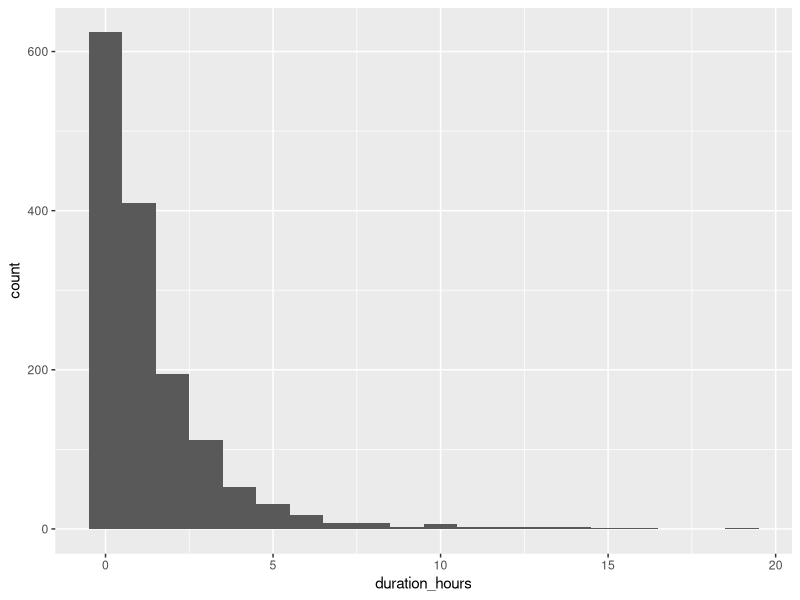
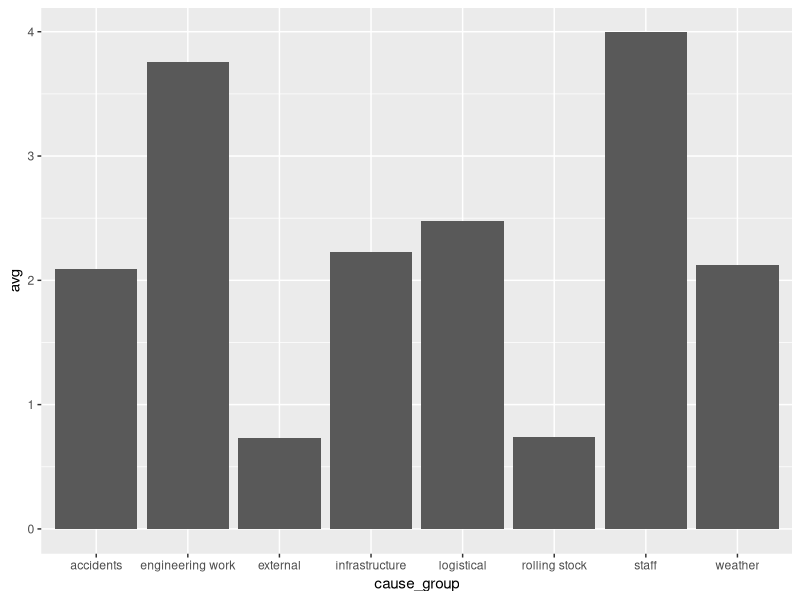
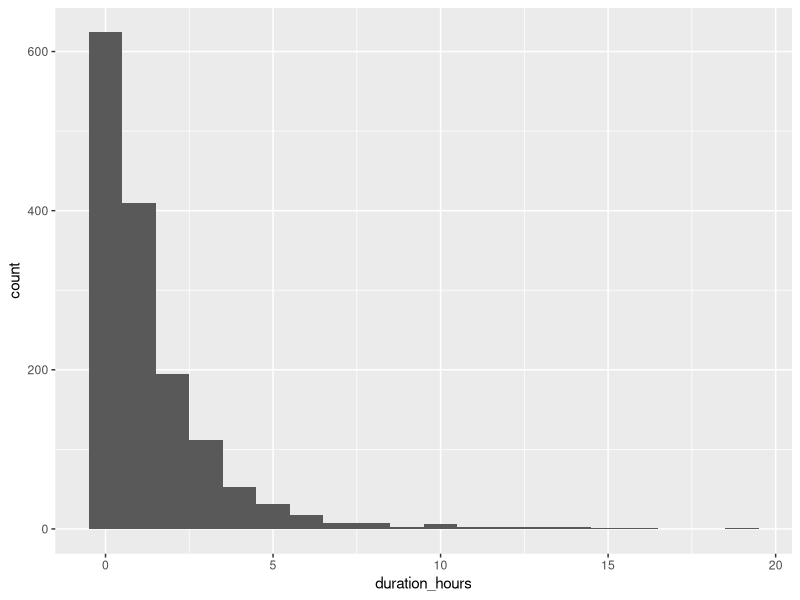
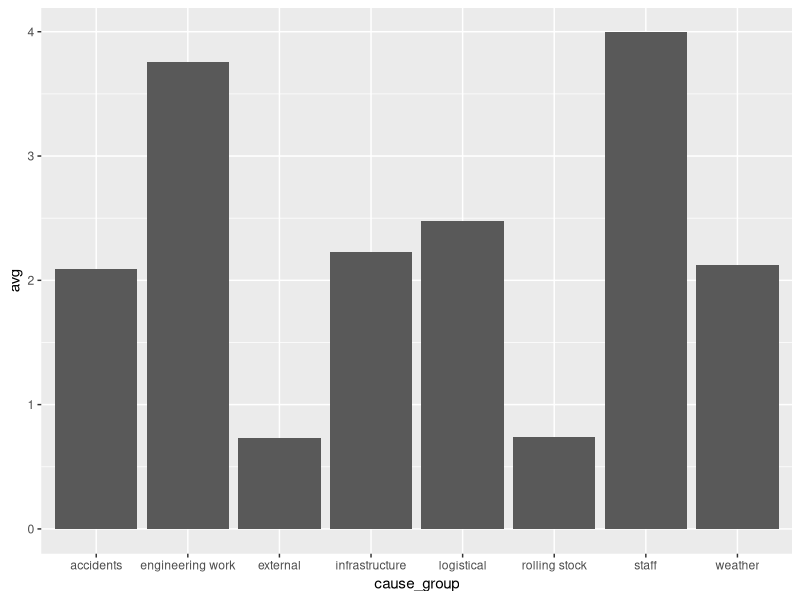

Write the R code that produced these figures, in order.

library(tidyverse)
library(ggplot2)
dat <- read.csv('disruptions-2019-Q4.csv')
dat.tib <- as_tibble(dat)


hours <- dat.tib %>%
    mutate(duration_hours= duration_minutes / 60)


count(hours,cause_group)

known_causes <- filter(hours,cause_group != "" & cause_group != "unknown" ) %>% filter(duration_hours < 20)

ggplot(known_causes,aes(duration_hours))+
    geom_histogram(binwidth = 1)

ggsave("known_causes.jpg")


avg_delay_causes <- group_by(known_causes,cause_group) %>%
    summarize(avg=mean(duration_hours))

ggplot(avg_delay_causes,aes(cause_group,avg)) +
    geom_bar(stat="identity")

ggsave("avg_delay_causes.jpg")

## table4a wrong because missing '' arround the numebers ... explain what gather does

people <-
    tribble(
        ~name,~key,~value,
        "Phillip Woods", "age", 45,
        "Phillip Woods","height",186,
        "Phillip Woods","age", 50,
        "Jessica Cordero","age",37,
        "Jessica Cordero","height",156)

## the operation spread on people fails because there is no unique combination of keys which indentify uniquely each row

tibble(x =c("a,b,c", "d,e,f,g", "h,i,j")) %>%
    separate(x,c("one", "two", "three"),extra="merge")

tibble(x =c("a,b,c", "d,e", "f,g,i")) %>%
    separate(x,c("one", "two", "three"),fill="left")


## res <- tibble (act_r = c( 0.58,
##                         0.77,
##                         0.95,
##                         1.14,
##            1.33,
##                         1.51,
##                         1.70,
##                         1.88,
##                         2.07,
##            2.25),
##            human =c ( 0.60,
##                       0.65,
##                       0.70,
##                       0.86,
##                       1.12,
##                       1.50,
##                       1.79,
##                       2.13,
##                       2.15,
##                       2.5))

## ggplot(res,aes(x=c(1,2,3,4,5,6,7,8,9,10),fill="dio"))+
##     geom_point(aes(y=res$human,fill="human"),color='black',fill="human")+
##     geom_point(aes(y=res$act_r,fill="act-r"),color='red',fill="act-r") +
##     ylab("execution time") + xlab("number of item")+ labs(fill="who")+
##     scale_fill_discrete(name = "Dose", labels = c("A", "B"))+
##     theme(legend.position = "bottom")+
##     guides(fill = guide_legend()) + theme_classic() + theme(legend.title = element_text("who"))

## ggsave("result-experiment.png")
